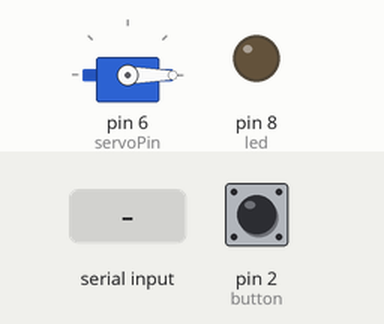
This sketch was run on a simulated Arduino Uno, built with avr-gcc and run on an emulated ATmega328P. Shown: servo, output pins drawn as LEDs (lit = HIGH). The test bench sets the inputs (shaded band); at power-on: pin 2 (button) HIGH.

Above: at 1.2 s.
1.3 s: "MAX" received over the second serial link
At 1.45 s:
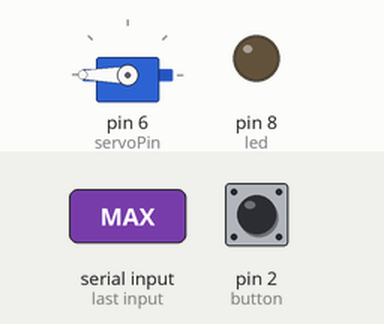
4.3 s: pin 2 (button) pulled LOW for 0.15 s
At 4.48 s:
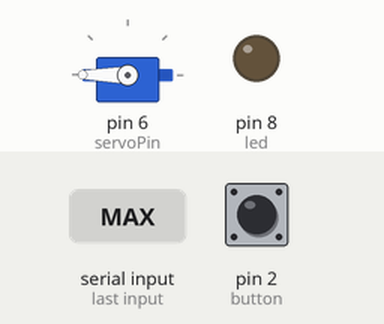
6.1 s: "90:45:200\n" received over the second serial link
7.6 s: pin 2 (button) pulled LOW for 1 s
At 9.6 s:
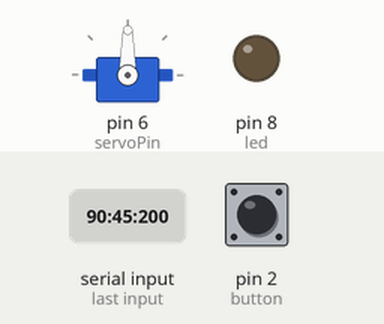
10.1 s: "30:150:10\n" received over the second serial link
At 11.1 s:
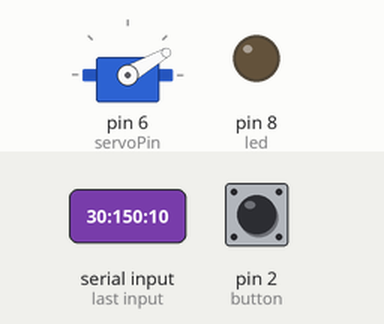
11.6 s: pin 2 (button) pulled LOW for 0.15 s
At 11.67 s:
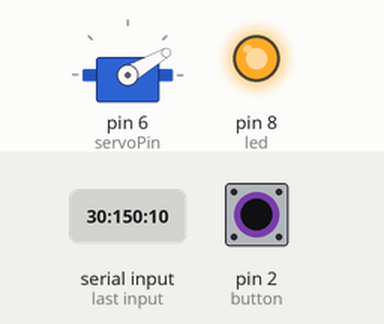
Timing chart, 0 to 14.2 s (numbered marks = the images above; inputs shaded):
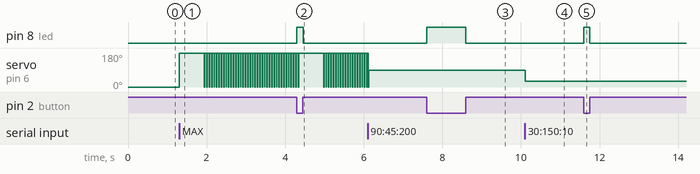

Measured:
- after the input at 1.3 s, servo on pin 6 (servoPin): 0° → 180° at once, then repeats every 0.06 s: 0° 0.01 s, 180° 0.05 s
- after the input at 4.3 s, pin 8 (led): LOW → HIGH at once, → LOW 0.16 s later
- after the input at 7.6 s, pin 8 (led): LOW → HIGH at once, → LOW 1.0 s later
- after the input at 10.1 s, servo on pin 6 (servoPin): 90° → 30° at once
- after the input at 11.6 s, pin 8 (led): LOW → HIGH at once, → LOW 0.15 s later

The sketch:

Bt_led_servo_timer.ino
```cpp
#include <SoftwareSerial.h>
#include <Servo.h>
#define bt_tx 10
#define bt_rx 11
#define led 8
#define servoPin 6
#define button 2

Servo servo;
SoftwareSerial bt = SoftwareSerial(bt_rx, bt_tx);

byte bits;
char command;
String string;
boolean servo_angle = 0;

void setup() {
  pinMode(bt_rx, INPUT);
  pinMode(bt_tx, OUTPUT);
  pinMode(led, OUTPUT);
  pinMode(button, INPUT_PULLUP);
  Serial.begin(9600);
  bt.begin(9600);
  servo.attach(servoPin);
}

void loop()
{
  sendData();
  listenForData();
}

void sendData()
{
  if(digitalRead(button) == LOW)
  {
    digitalWrite(led, HIGH);
    bt.write('9');
  }
  if(digitalRead(button) == HIGH)
  {
    digitalWrite(led, LOW);
  }
}
void listenForData()
{
  if (bt.available() > 0 )
  {
    string = "";
  }
  while (bt.available() > 0)
  {
    command = ((byte)bt.read());
    if (command == ":")
    {
      break;
    }
    else
    {
      string += command;
    }
    delay(1);
  }
  if(string == "ZERO")
  {
    servo.write(0);
    delay(10);
  }
  if(string == "MAX")
  {
    servo.write(180);
    delay(10);
  }
  if ((string.toInt()>=0)&&(string.toInt()<=180))
  {
      servo.write(string.toInt());
  }
}
```
